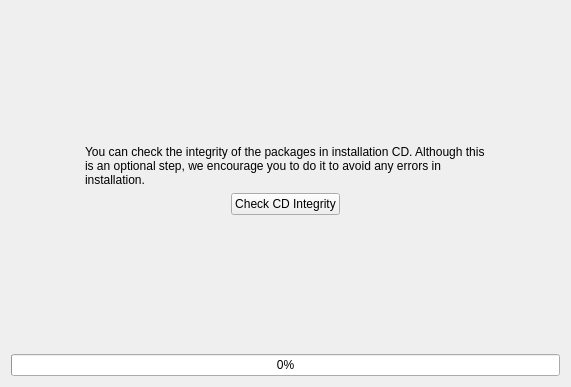
<ui version="4.0" >
 <class>CheckCDWidget</class>
 <widget class="QWidget" name="CheckCDWidget" >
  <property name="geometry" >
   <rect>
    <x>0</x>
    <y>0</y>
    <width>571</width>
    <height>387</height>
   </rect>
  </property>
  <property name="windowTitle" >
   <string>Form1</string>
  </property>
  <layout class="QGridLayout" >
   <item row="0" column="1" >
    <spacer>
     <property name="orientation" >
      <enum>Qt::Vertical</enum>
     </property>
     <property name="sizeType" >
      <enum>QSizePolicy::Expanding</enum>
     </property>
     <property name="sizeHint" >
      <size>
       <width>20</width>
       <height>51</height>
      </size>
     </property>
    </spacer>
   </item>
   <item row="1" column="0" >
    <spacer>
     <property name="orientation" >
      <enum>Qt::Horizontal</enum>
     </property>
     <property name="sizeType" >
      <enum>QSizePolicy::Expanding</enum>
     </property>
     <property name="sizeHint" >
      <size>
       <width>131</width>
       <height>20</height>
      </size>
     </property>
    </spacer>
   </item>
   <item row="1" column="1" >
    <layout class="QVBoxLayout" >
     <item>
      <widget class="QLabel" name="pix" >
       <property name="pixmap" >
        <pixmap resource="../../data.qrc" >:/gui/pics/installcd.png</pixmap>
       </property>
       <property name="alignment" >
        <set>Qt::AlignCenter</set>
       </property>
       <property name="wordWrap" >
        <bool>false</bool>
       </property>
      </widget>
     </item>
     <item>
      <widget class="QLabel" name="textLabel2" >
       <property name="text" >
        <string>You can check the integrity of the packages in installation CD. Although this is an optional step, we encourage you to do it to avoid any errors in installation.</string>
       </property>
       <property name="alignment" >
        <set>Qt::AlignVCenter</set>
       </property>
       <property name="wordWrap" >
        <bool>true</bool>
       </property>
       <property name="margin" >
        <number>20</number>
       </property>
      </widget>
     </item>
     <item>
      <layout class="QHBoxLayout" >
       <item>
        <spacer>
         <property name="orientation" >
          <enum>Qt::Horizontal</enum>
         </property>
         <property name="sizeType" >
          <enum>QSizePolicy::Expanding</enum>
         </property>
         <property name="sizeHint" >
          <size>
           <width>21</width>
           <height>20</height>
          </size>
         </property>
        </spacer>
       </item>
       <item>
        <widget class="QPushButton" name="checkButton" >
         <property name="text" >
          <string>Check CD Integrity</string>
         </property>
        </widget>
       </item>
       <item>
        <spacer>
         <property name="orientation" >
          <enum>Qt::Horizontal</enum>
         </property>
         <property name="sizeType" >
          <enum>QSizePolicy::Expanding</enum>
         </property>
         <property name="sizeHint" >
          <size>
           <width>21</width>
           <height>20</height>
          </size>
         </property>
        </spacer>
       </item>
      </layout>
     </item>
     <item>
      <widget class="QLabel" name="checkLabel" >
       <property name="minimumSize" >
        <size>
         <width>400</width>
         <height>0</height>
        </size>
       </property>
       <property name="text" >
        <string/>
       </property>
       <property name="alignment" >
        <set>Qt::AlignCenter</set>
       </property>
       <property name="wordWrap" >
        <bool>false</bool>
       </property>
       <property name="margin" >
        <number>10</number>
       </property>
      </widget>
     </item>
    </layout>
   </item>
   <item row="1" column="2" >
    <spacer>
     <property name="orientation" >
      <enum>Qt::Horizontal</enum>
     </property>
     <property name="sizeType" >
      <enum>QSizePolicy::Expanding</enum>
     </property>
     <property name="sizeHint" >
      <size>
       <width>131</width>
       <height>20</height>
      </size>
     </property>
    </spacer>
   </item>
   <item row="2" column="1" >
    <spacer>
     <property name="orientation" >
      <enum>Qt::Vertical</enum>
     </property>
     <property name="sizeType" >
      <enum>QSizePolicy::Expanding</enum>
     </property>
     <property name="sizeHint" >
      <size>
       <width>20</width>
       <height>40</height>
      </size>
     </property>
    </spacer>
   </item>
   <item row="3" column="0" colspan="3" >
    <widget class="QProgressBar" name="progressBar" >
     <property name="value" >
      <number>0</number>
     </property>
    </widget>
   </item>
  </layout>
 </widget>
 <layoutdefault spacing="6" margin="11" />
 <pixmapfunction>qPixmapFromMimeSource</pixmapfunction>
 <resources>
  <include location="../../data.qrc" />
 </resources>
 <connections/>
</ui>
